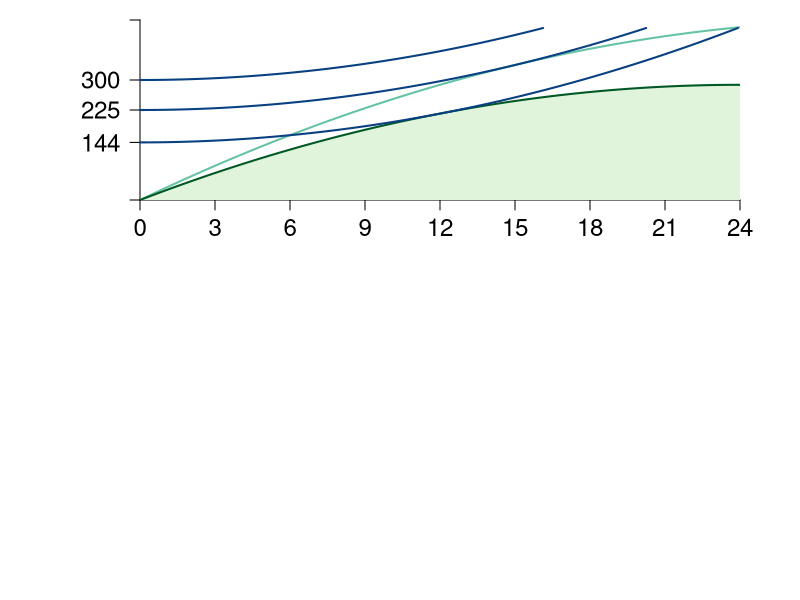

Generate this figure with R: (Note: this script raises an error after producing the figure.)
require(shape)
pdf(file = "coordination_failures/mb_mc_hours.pdf", width = 9, height = 12)

#Set parameters for graphics
pointsize <- 1.8
axislabelsize <- 1.8
labelsize <- 1.5
namesize <- 1.8
annotatesize <- 1.5
graphlinewidth <- 2
segmentlinewidth <- 1.5

COL <- c("#7fc97f", "#beaed4", "#fdc086", "#ffff99", "#386cb0", "#f0027f", "#bf5b17", "#666666")
COLA <- c("#e0f3db", "#99d8c9","#66c2a4","#41ae76", "#238b45", "#005824")
COLB <- c("#4eb3d3", "#2b8cbe", "#0868ac","#084081")
Grays <- gray.colors(25, start = 1, end = 0)

#Need to create a stacked graph and 
#use the option mfrow = c(2,1) for that
par(mar =  c(5, 7, 1, 3), mfrow = c(2,1))

indiffA <- function(ea, uA = 46.08) {
  uA + (1/2)*(ea)^2
}

output <- function(ea, eb = 12, alpha = 30, beta = 1/2){
  (alpha - beta*(ea + eb))*ea
}

uA <- function(ea, ya = output) {
  ya - 0.5*(ea)^2
}

mrsA <- function(ea){
  ea
}

slopeline <- function(ea, yint = 0.5, slope = 2){
  yint + slope*ea
}


xlims <- c(0, 24)
ylims <- c(0, 450)

npts <- 501 
x <- seq(xlims[1], xlims[2], length.out = npts)
#Notice ylims[2] is lower to reduce length of indifference curves
#so they don't overlap with labels
y <- seq(ylims[1], ylims[2] - 20, length.out = npts) 
a <- c(uA(ea = 12, output(ea = 12, eb = 12)), uA(ea = 15, output(ea = 15, eb = 0)), 300)

plot(0, 0, xlim = xlims, ylim = ylims, type = "n",
     xlab = expression(paste("")),
     ylab = expression(paste("")), 
     xaxt = "n", 
     yaxt = "n", 
     cex.lab = axislabelsize, 
     bty = "n",
     xaxs = "i", 
     yaxs = "i")

ticksx <- seq(from = 0, to = xlims[2], by = 3)
xlabels <- seq(from = 0, to = xlims[2], by = 3)
ticksy <- c(0, 144, 225, 300, ylims[2])
ylabels <- c(NA, expression(paste(144)), expression(paste(225)), expression(paste(300)), NA)

axis(1, at = ticksx, pos = 0, labels = xlabels, cex.axis = labelsize - 0.05)
axis(2, at = ticksy, pos = 0, labels = ylabels, las = 1, cex.axis = labelsize - 0.05)

npts <- 500 
xx1 <- seq(xlims[1], xlims[2], length.out = npts)
xx2 <- seq(xlims[1], 24, length.out = npts)
xx3 <- seq(xlims[1], 21, length.out = npts)

#Feasible set
xpolyF <- seq(from = 0, to = 24, length.out = 501)
ypolyF <- output(xpolyF, eb = 12)
polygon(c(0, xpolyF, 24, xlims[1]), 
        c(output(0, eb = 0), output(xpolyF, eb = 12), 0, 0),
        border = FALSE, col = COLA[1])


lines(xx1, output(xx1, eb = 0), col = COLA[3], lwd = graphlinewidth)
lines(xx2, output(xx2, eb = 12), col = COLA[6], lwd = graphlinewidth)

contour(x, y,
        outer(x, y, uA),
        drawlabels = FALSE,
        col = COLB[4],
        lwd = graphlinewidth,
        levels = a,
        xaxs = "i",
        yaxs = "i",
        add = TRUE)

segments(12, output(ea = 12), 12, -300, lty = 2, col = grays[20], lwd = segmentlinewidth, xpd = 350)
segments(15, output(ea = 15, eb = 0), 15, -300, lty = 2, col = grays[20], lwd = segmentlinewidth, xpd = 350)

text(13, 150, expression(paste("Feasible set, ", h^B == 12)), xpd = TRUE, cex = labelsize)

#Axis labels

text(-3, 0.5*ylims[2], expression(paste("Consumption, ", y^A," (pounds, lb)")), xpd = TRUE, cex = axislabelsize, srt = 90)

#Label the iso-welfare functions for the HG, Aisha
text(2, 130, expression(u[1]^A), cex = annotatesize)
text(2, 210, expression(u[2]^A), cex = annotatesize)
text(2, 285, expression(u[3]^A), cex = annotatesize)

points(12, output(ea = 12), pch = 16, col = "black", cex = 1.5)
text(12 + 0.5, output(ea = 12) - 6, expression(paste(n)), cex = annotatesize)

points(15, output(ea = 15, eb = 0), pch = 16, col = "black", cex = 1.5)
text(15 + 0.5, output(ea = 15, eb = 0) - 6, expression(paste(s)), cex = annotatesize)


#text(23.7, 445, expression(paste(y(h^A, h^B == 0))), cex = annotatesize, xpd = TRUE)
text(23, 445, expression(paste(x^A*(list(h^A, h^B == 0)) ) ), cex = annotatesize, xpd = TRUE)

#text(23.5, 305, expression(paste(y(h^A, h^B == 12))), cex = annotatesize, xpd = TRUE)
text(22.5, 305, expression(paste(x^A*(list(h^A, h^B == 12)) ) ), cex = annotatesize, xpd = TRUE)


MBenefit <- function(ea, eb = 12, alpha = 30, beta = 1/2) {
  (alpha - beta*eb - 2*beta*ea)
}

MCost <- function(ea, slope = 1, intercept = 0){
  slope*ea
}


xlims <- c(0, 24)
ylims <- c(0, 31)

npts <- 501 
x <- seq(xlims[1], xlims[2], length.out = npts)
y <- seq(ylims[1], ylims[2], length.out = npts) 
a <- c(12, 46.08, 90)



plot(0, 0, xlim = xlims, ylim = ylims, type = "n",
     xlab = expression(paste("")),
     ylab = expression(paste("")), 
     xaxt = "n", 
     yaxt = "n", 
     cex.lab = axislabelsize, 
     bty = "n",
     xaxs="i", 
     yaxs="i")


ticksy <- c(0, MBenefit(12), MBenefit(15, eb = 0), MBenefit(ea = 0), 30, ylims[2])
ylabels <- c(NA, expression(paste(12)), expression(paste(15)), expression(paste(24)), expression(paste(30)), NA)

ticksx <- seq(xlims[1], xlims[2], 3)
xlabels <- seq(xlims[1], xlims[2], 3)

axis(1, at = ticksx, pos = 0, labels = xlabels ,las = 1, cex.axis = labelsize - 0.05)
axis(2, at = ticksy, pos = 0, labels = ylabels, las = 1, cex.axis = labelsize - 0.05)

text(0.5*xlims[2], -5, expression(paste("A's hours, ", h^A)), xpd = TRUE, cex = axislabelsize)
text(-3, 0.5*ylims[2], expression(paste("A's marginal costs and benefits (lb)")), xpd = TRUE, cex = axislabelsize, srt = 90) 

npts <- 500 
xx1 <- seq(xlims[1], xlims[2], length.out = npts)
xx2 <- seq(4, 8, length.out = npts)
xx3 <- seq(xlims[1], 24, length.out = npts)

lines(xx3, MBenefit(xx3, eb = 12), col = COLA[6], lwd = graphlinewidth)
lines(xx3, MBenefit(xx3, eb = 0), col = COLA[3], lwd = graphlinewidth)
lines(xx1, MCost(xx1), col = COLB[4], lwd = graphlinewidth)

#For NE hours = 12

segments(12, 0, 12, 300, lty = 2, col = grays[20], lwd = segmentlinewidth, xpd = 350)
segments(15, 0, 15, 300, lty = 2, col = grays[20], lwd = segmentlinewidth, xpd = 350)
segments(0, 12, 12, 12, lty = 2, col = grays[20], lwd = segmentlinewidth, xpd = 350)
segments(0, 15, 15, 15, lty = 2, col = grays[20], lwd = segmentlinewidth, xpd = 350)
#text(20, 16, expression(mb == mc), cex = annotatesize)


text(4.2, 31, expression(paste("Marginal benefit")), cex = labelsize, xpd = TRUE)
text(4.2, 29.5, expression(paste("when, ", h^B == 0 )), cex = labelsize, xpd = TRUE)

text(4.2, 15.7, expression(paste("Marginal benefit ")), cex = labelsize)
text(4.2, 14, expression(paste("when, ", h^B == 12 )), cex = labelsize)


text(20, 24, expression(paste("Marginal disutility")), cex = labelsize)
text(20, 22.5, expression(paste(mc^A == h^A)), cex = labelsize)




points(12, 12, pch = 16, col = "black", cex = 1.5)
text(12 + 0.85, 12.1, expression(paste(n)), cex = labelsize)

points(15, 15, pch = 16, col = "black", cex = 1.5)
text(15 + 0.85, 15.1, expression(paste(s)), cex = labelsize)

#Label the iso-welfare functions for the HG, Aisha
text(9.7, 60, expression(u[1]^A),  cex= labelsize - 0.05)
text(7.6, 60, expression(u[2]^A), cex= labelsize - 0.05)
text(4.8, 60, expression(u[3]^A), cex= labelsize - 0.05)


dev.off()
